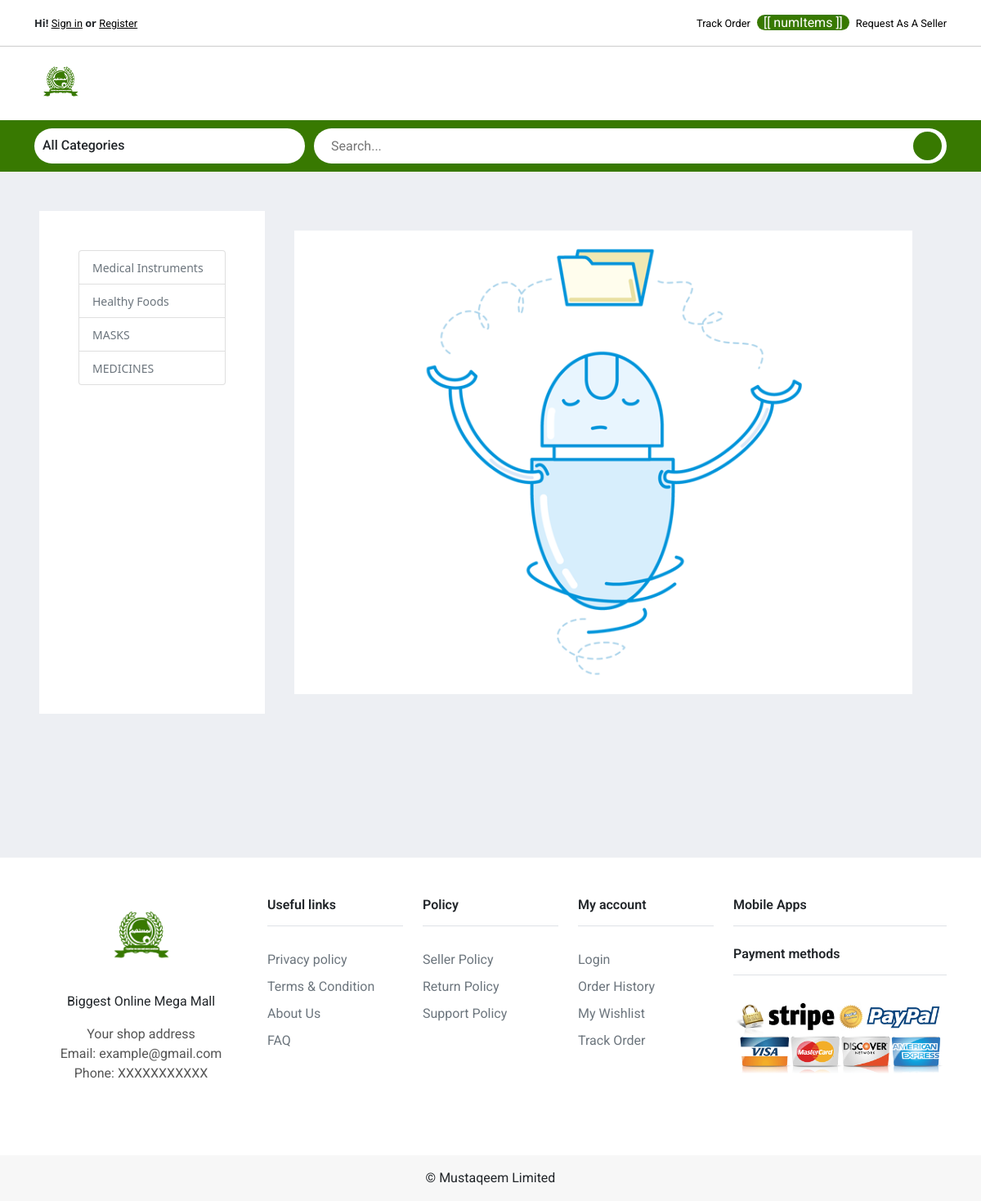
/category_wise_product/8/, run on an earlier commit of the app's database.
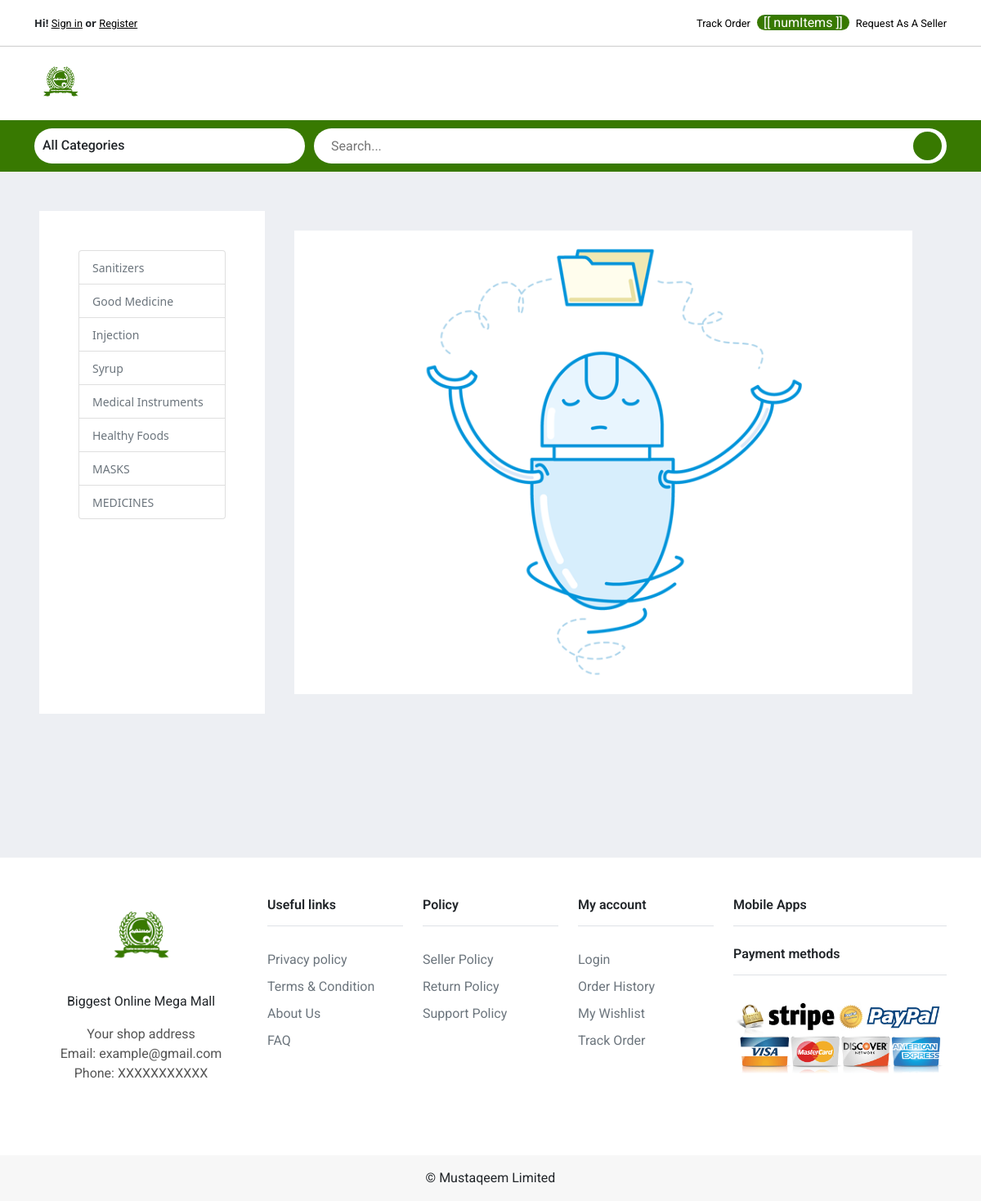
And on a later commit of the database.
### store/models.py (models this page shows, shortened)
class Category(models.Model):
    parent = models.ForeignKey('self', related_name="children", on_delete=models.CASCADE, null=True, blank=True)
    title = models.CharField(max_length=120, unique=True)
    img = models.ImageField(upload_to="images/")

### store/views.py (the view)
# urls.py: path("category_wise_product/<int:id>/", category_wise_product, name="category_wise_product"),
def category_wise_product(request, id):
    cat_obj = Category.objects.filter(parent=None).order_by("-id")
    prd_obj = Product.objects.filter(category_id = id)
    context = {'cat_obj': cat_obj, 'prd_obj': prd_obj}
    return render(request, 'store/category_wise.html', context)

### Cart/cart.py (called while the page is built)
    def get_total_length(self):
            return sum(int(item['quantity']) for item in self.cart.values())

### Cart/context_processor.py (called while the page is built)
def cart(request):
    return {'cart': Cart(request)}

### store/templates/store/category_wise.html (shortened to what this page needs)
 {% extends "store/base.html" %}
 {% load static %}
 {% block content %}
<div class="d-flex bd-highlight p-5">
  <div class="col-sm-3 bg-white">
      <ul class="list-group p-5">
        {% for cat in cat_obj %}
          <li class="list-group-item"><a href="{% url 'store:category_wise_product' cat.id %}" class="link-secondary" style="font-size: 14px;">{{cat.title}}</a>
            <br>
          </li>
        {% endfor %}
    </ul>
  </div>
  <div class="p-3 flex-fil p-4">
        <div class="container">
          <div class="row">
            {% if prd_obj %}
          {% for prd in prd_obj %}
              <div class="col">
                <div class="container bg-white card-box w-100">
                    <img src="{{prd.image.url}}" height=300 width=280 class="p-2" style="margin-left: 30px">
                    <p class="p-4"><b>{{prd.title}}</b></p>
                    <p>{{prd.description | safe}}</p>
                    <hr>
                    <div class="row p-2">
                        {% if prd.sale_price %}
                        <div class="col" style="text-align: center;">
                            {{prd.sale_price}} $$
                        </div>
                        <div class="col" style="text-align: center;">
                           <p><del>{{prd.market_price}}$$</del></p>
                        </div>
                        {% else %}
                        <div class="col">
                            {{prd.market_price}}
                        </div>
                        {% endif %}
                        <hr>
                        <br>
                        <button class="btn btn-primary"><span class="iconify" data-icon="ant-design:shopping-cart-outlined" data-inline="false"></span>  Buy Now</button>
                        <br>
                    </div>
                </div>
              </div>
          {% endfor %}
          {% else %}<img src="{% static 'background_images/nothingfound.png' %}" >
          {% endif %}
          </div>
        </div>
  </div>
</div>
 {% endblock %}

### store/templates/store/base.html (shortened to what this page needs)
{% load static %}
<!DOCTYPE html>
<html lang="en">
<head>
    <link href="https://cdn.jsdelivr.net/npm/bootstrap@5.0.0-beta3/dist/css/bootstrap.min.css" rel="stylesheet" />
    <link rel="stylesheet" href="{% static 'css/base.css' %}" />
</head>
<body>
    {% include "store/navbar.html" %}
    {% block content %}{% endblock %}
    {% include "store/footer.html" %}
</body>
</html>

### store/templates/store/navbar.html (shortened to what this page needs)
{% load static %}
<link rel="stylesheet" href="{% static 'css/navbar.css' %}" />
<link rel="stylesheet" type="text/css" href="//cdn.jsdelivr.net/npm/slick-carousel@1.8.1/slick/slick.css" />
<link rel="stylesheet" type="text/css" href="//cdn.jsdelivr.net/npm/slick-carousel@1.8.1/slick/slick-theme.css" />
<div class="top__bar bg-white">
    <nav class="navbar navbar-expand-lg navbar-light container">
        <ul class="navbar-nav mb-2 mb-lg-0">
            {% if not request.user.is_authenticated %}
            <li class="nav-item login__header top__header">
                <span class="fw-bold text-dark">Hi!</span> <a href="{% url 'store:user_login' %}"><small>Sign in</small></a>
            </li>
            <li class="nav-item top__header login__header">
                <span class="fw-bold text-dark">or</span> <a href="{% url 'store:user_registration' %}"><small>Register</small></a>
            </li>
            {% else %}
            <li class="nav-item top__header logout__header">
                <a href="{% url 'store:logout' %}"><small class="btn btn-link">Logout</small></a>
            </li>
            {% endif %}
        </ul>
        <ul class="navbar-nav ms-auto mb-2 mb-lg-0 d-flex align-items-center">
            <li class="nav-item top__header">
                <a class="nav-link" href="{% url 'store:dashboard' %}"><small>Track Order</small></a>
            </li>
            <li class="nav-item cart__header me-2">
                <a href="{% url 'cart_details' %}">
                    <div id="navbarApp">
                        <span class="cart__counter">[[ numItems ]]</span>
                    </div>
                </a>
            </li>
            <li class="nav-item top__header">
                <a href="#"><small>Request As A Seller</small></a>
            </li>
        </ul>
    </nav>
</div>
<div class="main__navbar">
    <nav class="navbar navbar-expand-lg navbar-light bg-white">
        <div class="container">
            <a class="navbar-brand" href="{% url 'store:home' %}">
                <div class="logo">
                    <img src="{% static 'logo_img/logo.png' %}" alt="" />
                </div>
            </a>
        </div>
    </nav>
</div>
<div class="home__content">
    <div class="container">
        <div class="home__categoriesSearchBar">
            <div class="all__departments">
                <div class="all__departmentsHeader">
                    <h6>All Categories</h6>
                </div>
            </div>
            <form action="{% url 'store:search' %}" class="home__searchBar" method="GET">
                <input type="text" value="{{ request.GET.query }}" name="query" id="search-input" placeholder="Search..." />
                <button>
                </button>
            </form>
        </div>
    </div>
</div>

### store/templates/store/footer.html
{% load static %}
<link rel="stylesheet" href="{% static 'css/footer.css' %}">
<footer class="footer footer-inverse">
    <div class="footer-top pb-5">
        <div class="container">
            <div class="row">
                <div class="col-xxl-4 col-xl-3 mb-4 text-center text-xl-left">
                                        <a href="{% url 'store:home' %}" class="d-block">
                                                    <img loading="lazy" src="{% static 'logo_img/logo.png' %}" class="" height="100">
                                            </a>
                    <p class="mt-3">Biggest Online Mega Mall</p>
                    <p style="color: #555555;">Your shop address<br> Email: example@gmail.com<br> Phone: XXXXXXXXXXX</p>
                </div>
                <div class="col-xl-2 col-md-4 mb-4">
                    <h4 class="border-bottom pb-3 mb-4 h6 strong-700">Useful links</h4>
                    <ul class="footer-links">
                        <li>
                            <a href="#" class="fs-15">
                                Privacy policy
                            </a>
                        </li>
                        <li>
                            <a href="#" class="fs-15">
                                Terms &amp; Condition
                            </a>
                        </li>
                        <li>
                            <a href="#" class="fs-15">
                                About Us
                            </a>
                        </li>
                        <li>
                            <a class="fs-15" href="#">
                                FAQ
                            </a>
                        </li>
                    </ul>
                </div>
                <div class="col-xl-2 col-md-4 mb-4">
                    <h4 class="border-bottom pb-3 mb-4 h6 strong-700">Policy</h4>
                    <ul class="footer-links">
                        <li>
                            <a class="fs-15" href="#">
                                Seller Policy
                            </a>
                        </li>
                        <li>
                            <a class="fs-15" href="#">
                                Return Policy
                            </a>
                        </li>
                        <li>
                            <a class="fs-15" href="#">
                                Support Policy
                            </a>
                        </li>
                    </ul>
                </div>
                <div class="col-xl-2 col-md-4 mb-4">
                    <h4 class="border-bottom pb-3 mb-4 h6 strong-700">My account</h4>
                    <ul class="footer-links">
                        <li>
                            <a class="fs-15" href="#">
                                Login
                            </a>
                        </li>
                        <li>
                            <a class="fs-15" href="#">
                                Order History
                            </a>
                        </li>
                        <li>
                            <a class="fs-15" href="{% url 'store:wishlist' %}">
                                My Wishlist
                            </a>
                        </li>
                        <li>
                            <a class="fs-15" href="#">
                                Track Order
                            </a>
                        </li>
                    </ul>
                </div>
                <div class="col-xxl-2 col-xl-3">
                    <div class="row">
                        <div class="col-xl-12 col-md-6">
                            <div class="mb-4">
                                <h4 class="border-bottom pb-3 mb-4 h6 strong-700">Mobile Apps</h4>
                            </div>
                        </div>
                        <div class="col-xl-12 col-md-6">
                            <div class="">
                                <h4 class="border-bottom pb-3 mb-4 h6 strong-700">Payment methods</h4>
                                <img class="img-fluid" src="{% static 'background_images/payment.png' %}" height="40">
                            </div>
                        </div>
                    </div>
                </div>
            </div>
        </div>
    </div>
    <div class="footer-bottom py-3">
        <div class="container">
            <div class="text-center">
                <p class="mb-0 fs-15">&copy; Mustaqeem Limited</p>
            </div>
        </div>
    </div>
</footer>

### static/css/base.css (style rules this page uses)
* { text-decoration: none !important; list-style: none !important; box-sizing: border-box !important; }
:root { --white-primary: #fff; --primary-color: #387901; --primary-dark: #34630a; --black-primary: #000; --dark-primary: #212529; --blue-primary: #0D6EFD; --gray-primary: #ccc; --muted-primary: #6C757D; --muted-gray: #F7F7F7; --dark-gray: #5a5a5a; --dark-gray2: #818a91; --bg-color: #EDEFF3; --cat-bg: #FFDCC3; --roboto: "Roboto", sans-serif; }
body { background-color: var(--bg-color); }

### static/css/navbar.css (style rules this page uses)
.top__bar { border-bottom: 1px solid var(--gray-primary); }
.main__navbar { background-color: var(--white-primary); position: sticky; top: 0; left: 0; z-index: 998; }
.logo { width: 4rem; height: 4rem; }
.logo img { width: 100%; height: 100%; border-radius: 50%; object-fit: cover; }
.nav-item a { color: var(--black-primary) !important; font-family: var(--roboto); font-size: 1rem !important; transition: color 0.3s; }
.top__header, .top__header a small { font-size: 0.8rem; color: var(--primary-color); }
.top__header a small:last-child { color: var(--black-primary); transition: color 0.3s; }
.cart__header { display: flex; align-items: center; }
.cart__header .cart__counter { background-color: var(--primary-color); color: var(--white-primary); border-radius: 9999px; padding: 0 8px; }
.login__header { margin-right: 0.2rem; }
.login__header a small { text-decoration: underline !important; }
.home__content { padding: 10px 0; background-color: var(--primary-color); }
.home__categoriesSearchBar { display: flex; justify-content: space-between; align-items: center; }
.all__departments { position: relative; display: flex; align-items: center; height: 43px; flex: 0.3; background-color: var(--white-primary); border-radius: 9999px; margin-right: 0.7rem; }
.all__departmentsHeader { width: 100%; display: flex; justify-content: space-between; align-items: center; }
.all__departmentsHeader h6 { margin-top: 6px; padding-left: 10px; font-family: var(--roboto); }
.home__searchBar { display: flex; align-items: center; flex: 0.7; border: 1px solid transparent; height: 43px; border-radius: 40px; background-color: var(--white-primary); }
.home__searchBar input { flex: 1; border: none; padding: 0 10px; outline: none; margin-left: 10px; font-family: var(--roboto); }
.home__searchBar input::placeholder { font-family: var(--roboto); }
.home__searchBar button { width: 35px!important; height: 35px!important; border: 1px solid transparent; border-radius: 50%; margin-right: 5px; color: var(--white-primary); display: flex; justify-content: center; align-items: center; font-size: 1.2rem; background-color: var(--primary-color); cursor: pointer; }

### static/css/footer.css (style rules this page uses)
.footer { margin-top: 8rem; background-color: var(--white-primary); padding-top: 3rem; }
.footer p { font-family: var(--roboto); }
.footer-links { padding-left: 0; }
.border-bottom, .footer-links li a { font-family: var(--roboto); }
.border-bottom { font-weight: 600; }
.footer-links li { padding: 4px 0; }
.footer-links li a { color: var(--muted-primary); }
.footer .footer-bottom { background: var(--muted-gray); }

What changed in the data, as far as the page shows it:
added Category: title "Sanitizers"
added Category: title "Good Medicine"
added Category: title "Injection"
added Category: title "Syrup"
